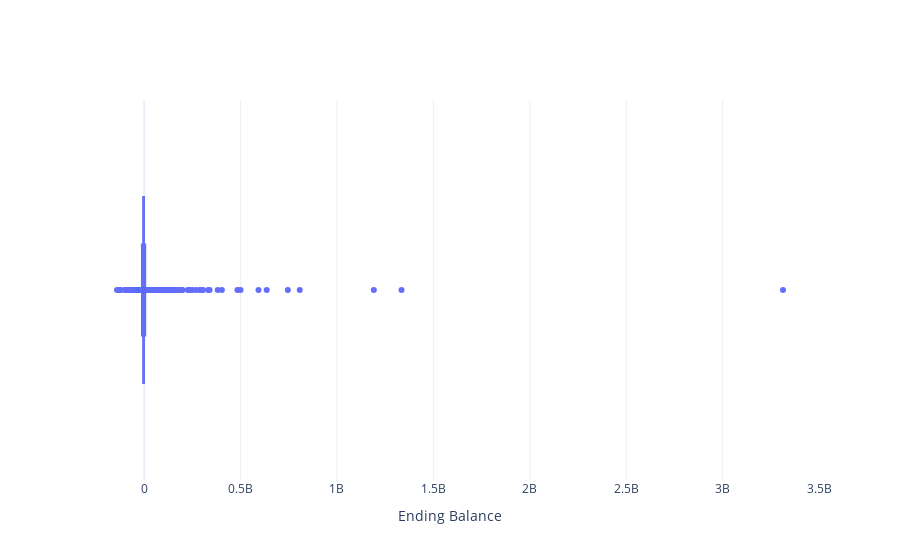

The code cell stored with this chart in its notebook:
### Markdown cell above
# FIGURE 1

### Code cell
trace = go.Box(x=BT, hovertemplate="%{x}", name="")
fig = go.Figure(trace)
fig.update_layout(
    yaxis_title="",
    xaxis_title="Ending Balance",
    template="plotly_white",
)
fig.show()

### Figure 1 — Plotly figure (JSON) as saved in the notebook; plotly's stock layout.template omitted (floating-point values rounded to 4 significant figures; data arrays with more than 128 entries replaced by an {"elided": "..."} marker saying what was removed)
{"data": [{"hovertemplate": "%{x}", "name": "", "type": "box", "x": {"elided": "5000 float values"}}], "layout": {"xaxis": {"title": {"text": "Ending Balance"}}, "yaxis": {"title": {"text": ""}}}}
